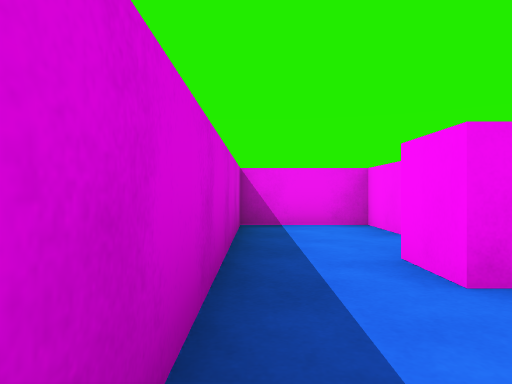
View 1 (above)

21 first-person views from a walk through a scene from a Unity 3-D project. The camera is 0.58 m above the floor, looks level and sees 70° across. The floor is counted in squares, 1 m on a side. Each view is taken from the middle of a square. On the plan, view 1 faces up. The plan holds only what a view shows up to about 10 squares ahead; the rest is blank. The player character is not drawn.

View 2
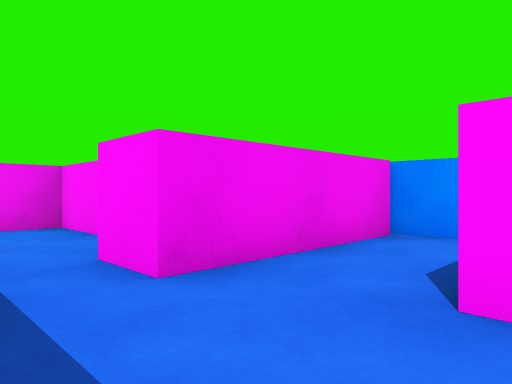

View 3
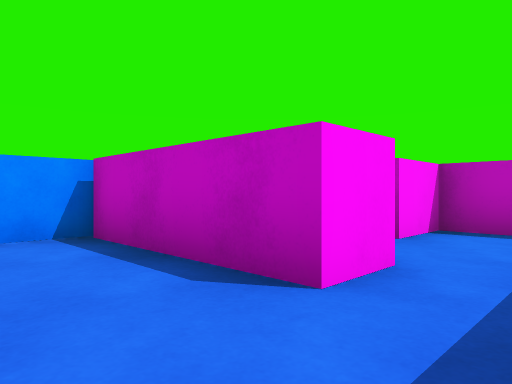

View 4
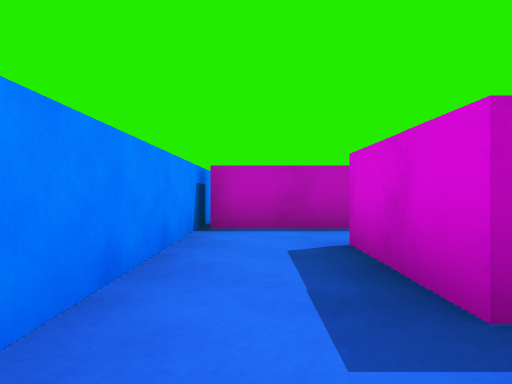

View 5
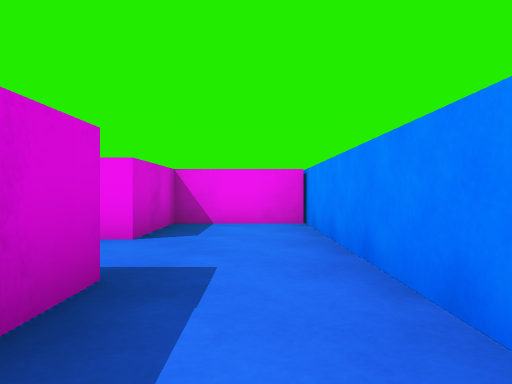

View 6
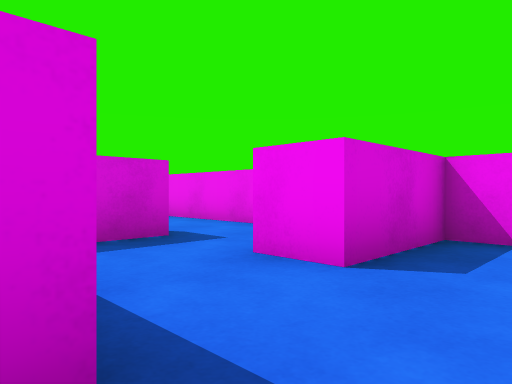

View 7
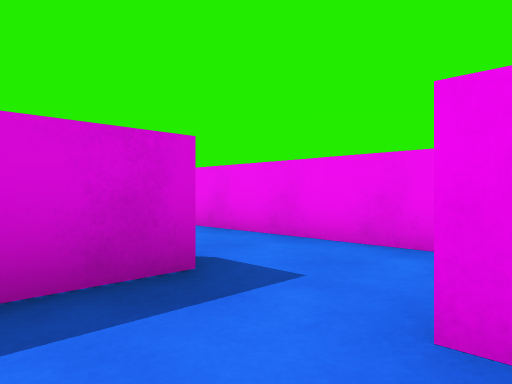

View 8
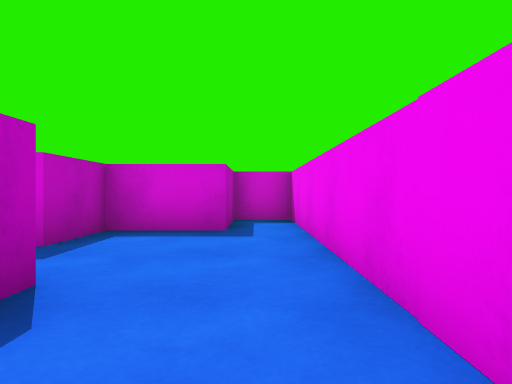

View 9
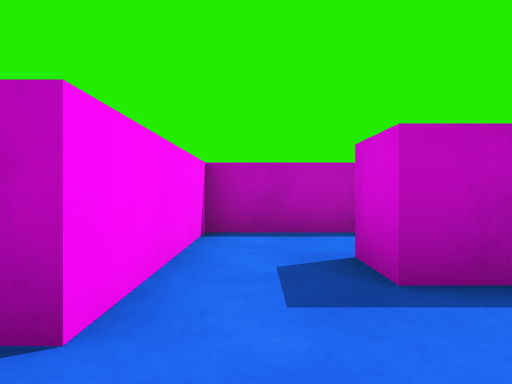

View 10
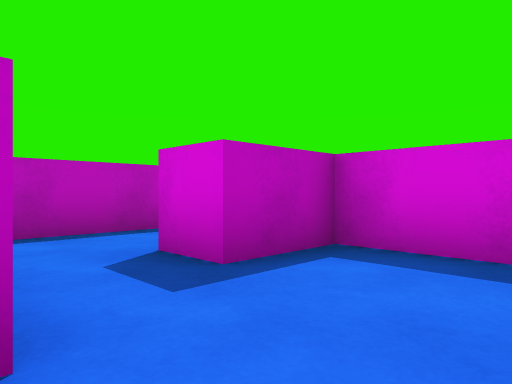

View 11
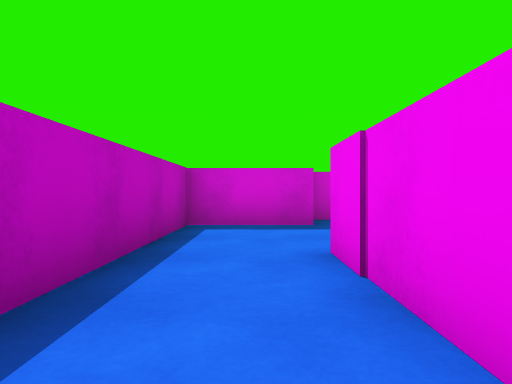

View 12
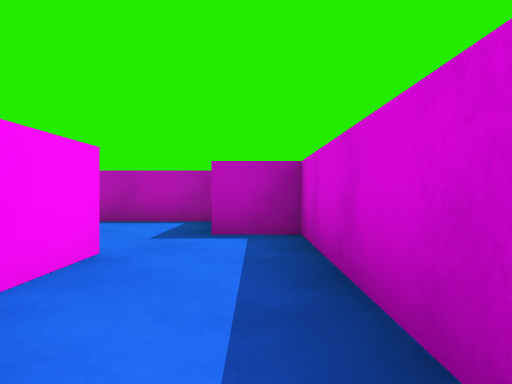

View 13
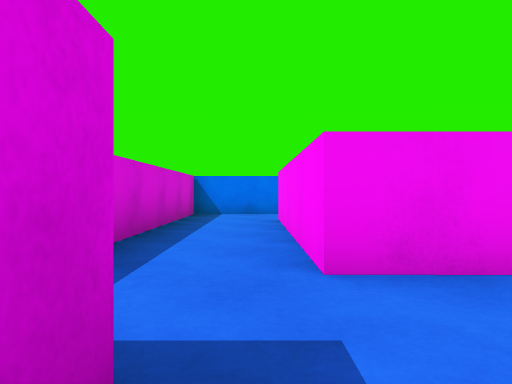

View 14
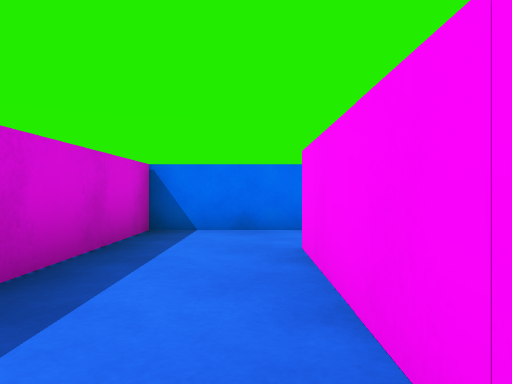

View 15
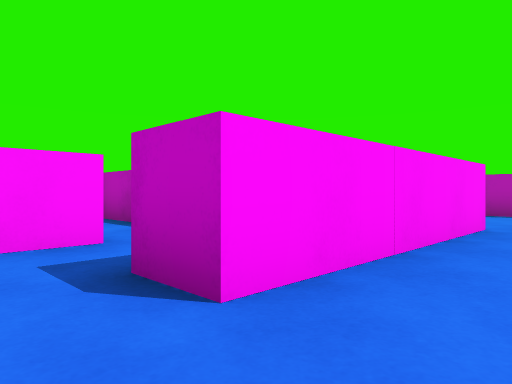

View 16
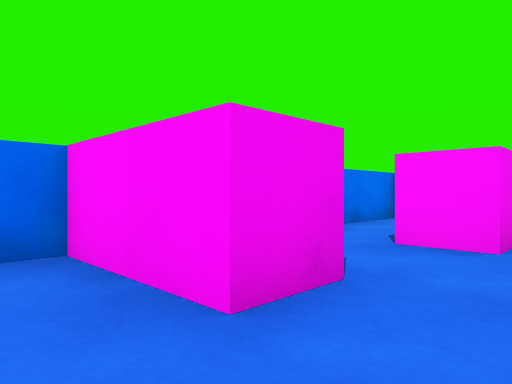

View 17
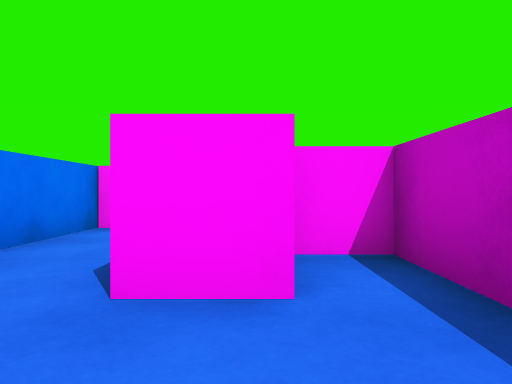

View 18
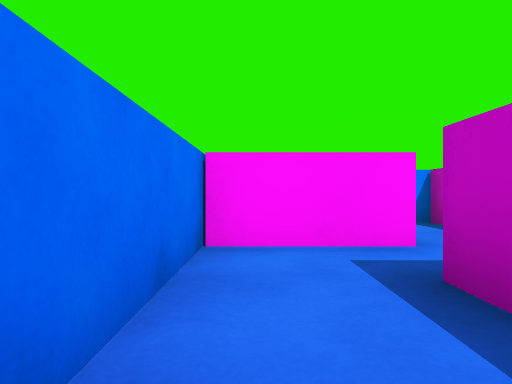

View 19
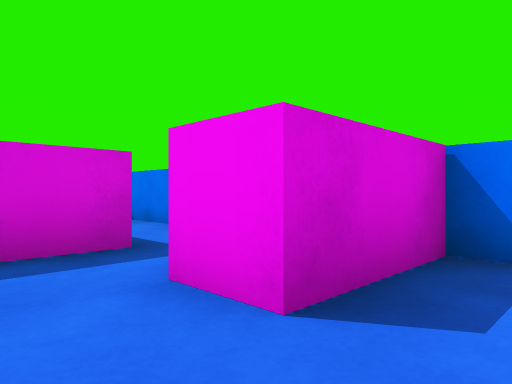

View 20
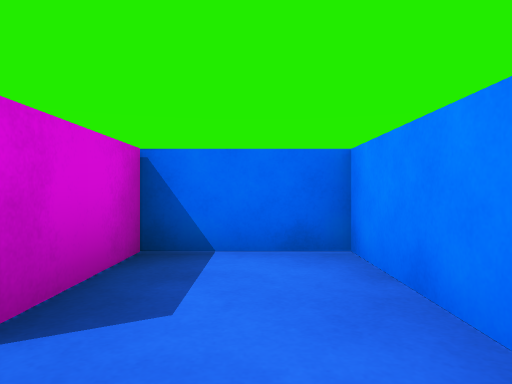

View 21
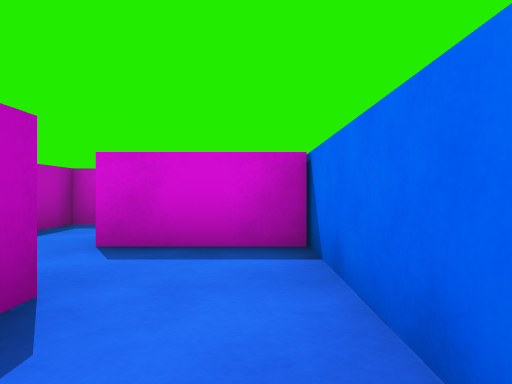

### Floor plan
Points are (right, up) in squares from view 1. A wall is a line through its corners. A room is listed if a view was taken in it or the views show most of it. See-through windows are left out.
Room 1 (views 1, 2)
walls: (-0.3, 1.4) (-0.3, 0.4)
ways out: opening at (0.5, 2.5) to room 2; opening at (2.5, 0.5)
Room 2 (views 3, 5, 6)
walls: (2, 6.4) (-0.3, 6.4) (-0.3, 1.4); (3, 7.5) (3, 6.4); (1.3, 2.2) (1.3, 3.2) (4.8, 3.2); (4.9, 1.4) (4.9, 7.6)
ways out: opening at (0.5, 2.5) to room 1; opening at (4, 7) to room 3
objects: block (2, 5) to (3, 6)
Room 3 (views 4, 7, 8, 10)
walls: (0.8, 11.7) (-1.4, 11.7); (-0.3, 9.7) (-0.3, 8.4); (-1.3, 9.6) (-0.9, 9.6); (4.9, 11.7) (2.5, 11.7); (4.9, 7.6) (4.9, 12.1)
ways out: opening at (4, 7) to room 2; opening at (-1, 10.5) to room 4
objects: block (2, 10) to (2, 11)
Room 4 (views 9, 11, 12, 13, 14, 15)
walls: (-6.6, 9.6) (-7.5, 9.6) (-7.5, 14.8); (-1.4, 11.7) (-6.5, 11.7) (-6.5, 10.5); (-7.2, 16.6) (-9.6, 16.6) (-9.6, 8) (-8.4, 8) (-8.4, 5.8) (-1.3, 5.8) (-1.3, 9.6)
ways out: opening at (-1, 10.5) to room 3; opening at (-7, 15.5) to room 5
objects: block (-6, 10) to (-5, 10); block (-5, 8) to (-5, 9); block (-4, 8) to (-3, 8)
Room 5 (views 16, 17, 18, 19, 20, 21)
walls: (-2.4, 12.7) (-0.6, 12.7); (-6.5, 13.2) (-6.5, 12.7) (-5.4, 12.7); (4.9, 12.7) (4.9, 16.6) (-5.4, 16.6); (-7.5, 14.8) (-6.5, 14.8)
ways out: opening at (-7, 15.5) to room 4
objects: block (-5, 15) to (-4, 16); block (-2, 14) to (-2, 15); block (-1, 13) to (0, 15); block (2, 15) to (3, 16)

Where each view was taken, in squares from view 1:
view 1: 0 up, 0 right, facing up
view 2: 0 up, 0 right, facing up-right
view 3: 5 up, 0 right, facing down-right
view 4: 9 up, 4 right, facing down
view 5: 5 up, 4 right, facing up
view 6: 7 up, 4 right, facing up-left
view 7: 8 up, 2 right, facing up-left
view 8: 11 up, 1 right, facing left
view 9: 11 up, 2 left, facing down
view 10: 11 up, 1 left, facing down-left
view 11: 7 up, 2 left, facing left
view 12: 13 up, 9 left, facing down
view 13: 7 up, 8 left, facing up
view 14: 11 up, 8 left, facing up
view 15: 16 up, 9 left, facing down-right
view 16: 13 up, 6 left, facing up-right
view 17: 14 up, 4 left, facing right
view 18: 16 up, 2 left, facing right
view 19: 13 up, 4 right, facing up-left
view 20: 13 up, 4 right, facing up
view 21: 16 up, 0 right, facing left
